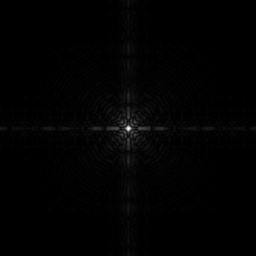
#> input picture Section2/img/Fig0305(a)(DFT_no_log).tif, 256 x 256 px, found by its file name
$ python exam1.py
#> lines starting #> are read from the running program, lines starting #| are printed output that depends on the picture
import cv2 as cv

# this exam for gama image negative

c = 25
img = cv.imread("C:/Users/behrooz/PycharmProjects/VisionComputing/Section2/img/Fig0305(a)(DFT_no_log).tif", 1)
#> img is the input picture: shape (256, 256, 3); min 0, max 255, mean 2.1

cv.imshow("orginal image", img)

gama_img = c * (img ** 2)
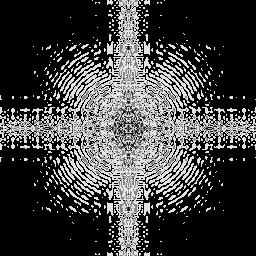
#> gama_img: shape (256, 256, 3); min 0, max 249, mean 63.6
cv.imwrite('images/image{}.png'.format(c), gama_img)
cv.imshow("Gama Image", gama_img)
cv.waitKey(0)
